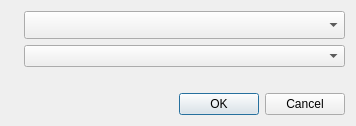
<?xml version="1.0" encoding="UTF-8"?>
<ui version="4.0">
 <class>AddShortcutDialog</class>
 <widget class="QDialog" name="AddShortcutDialog">
  <property name="geometry">
   <rect>
    <x>0</x>
    <y>0</y>
    <width>356</width>
    <height>126</height>
   </rect>
  </property>
  <property name="windowTitle">
   <string>Dialog</string>
  </property>
  <layout class="QVBoxLayout" name="verticalLayout">
   <item>
    <layout class="QFormLayout" name="formLayout">
     <item row="0" column="0">
      <widget class="QLabel" name="inputModeLabel">
       <property name="text">
        <string/>
       </property>
       <property name="buddy">
        <cstring>inputModeComboBox</cstring>
       </property>
      </widget>
     </item>
     <item row="0" column="1">
      <widget class="QComboBox" name="inputModeComboBox">
       <property name="sizePolicy">
        <sizepolicy hsizetype="MinimumExpanding" vsizetype="MinimumExpanding">
         <horstretch>0</horstretch>
         <verstretch>0</verstretch>
        </sizepolicy>
       </property>
      </widget>
     </item>
     <item row="1" column="0">
      <widget class="QLabel" name="commandLabel">
       <property name="text">
        <string/>
       </property>
       <property name="buddy">
        <cstring>commandComboBox</cstring>
       </property>
      </widget>
     </item>
     <item row="1" column="1">
      <widget class="QComboBox" name="commandComboBox"/>
     </item>
     <item row="2" column="1">
      <widget class="FcitxQtKeySequenceWidget" name="keyButton" native="true">
       <property name="minimumSize">
        <size>
         <width>0</width>
         <height>0</height>
        </size>
       </property>
      </widget>
     </item>
     <item row="2" column="0">
      <widget class="QLabel" name="keyLabel">
       <property name="sizePolicy">
        <sizepolicy hsizetype="Expanding" vsizetype="Preferred">
         <horstretch>0</horstretch>
         <verstretch>0</verstretch>
        </sizepolicy>
       </property>
       <property name="text">
        <string/>
       </property>
       <property name="buddy">
        <cstring>keyButton</cstring>
       </property>
      </widget>
     </item>
    </layout>
   </item>
   <item>
    <widget class="QDialogButtonBox" name="buttonBox">
     <property name="orientation">
      <enum>Qt::Horizontal</enum>
     </property>
     <property name="standardButtons">
      <set>QDialogButtonBox::Cancel|QDialogButtonBox::Ok</set>
     </property>
    </widget>
   </item>
  </layout>
 </widget>
 <customwidgets>
  <customwidget>
   <class>FcitxQtKeySequenceWidget</class>
   <extends>QWidget</extends>
   <header>fcitx-qt/fcitxqtkeysequencewidget.h</header>
  </customwidget>
 </customwidgets>
 <resources/>
 <connections>
  <connection>
   <sender>buttonBox</sender>
   <signal>accepted()</signal>
   <receiver>AddShortcutDialog</receiver>
   <slot>accept()</slot>
   <hints>
    <hint type="sourcelabel">
     <x>252</x>
     <y>121</y>
    </hint>
    <hint type="destinationlabel">
     <x>157</x>
     <y>274</y>
    </hint>
   </hints>
  </connection>
  <connection>
   <sender>buttonBox</sender>
   <signal>rejected()</signal>
   <receiver>AddShortcutDialog</receiver>
   <slot>reject()</slot>
   <hints>
    <hint type="sourcelabel">
     <x>320</x>
     <y>121</y>
    </hint>
    <hint type="destinationlabel">
     <x>286</x>
     <y>274</y>
    </hint>
   </hints>
  </connection>
 </connections>
</ui>
